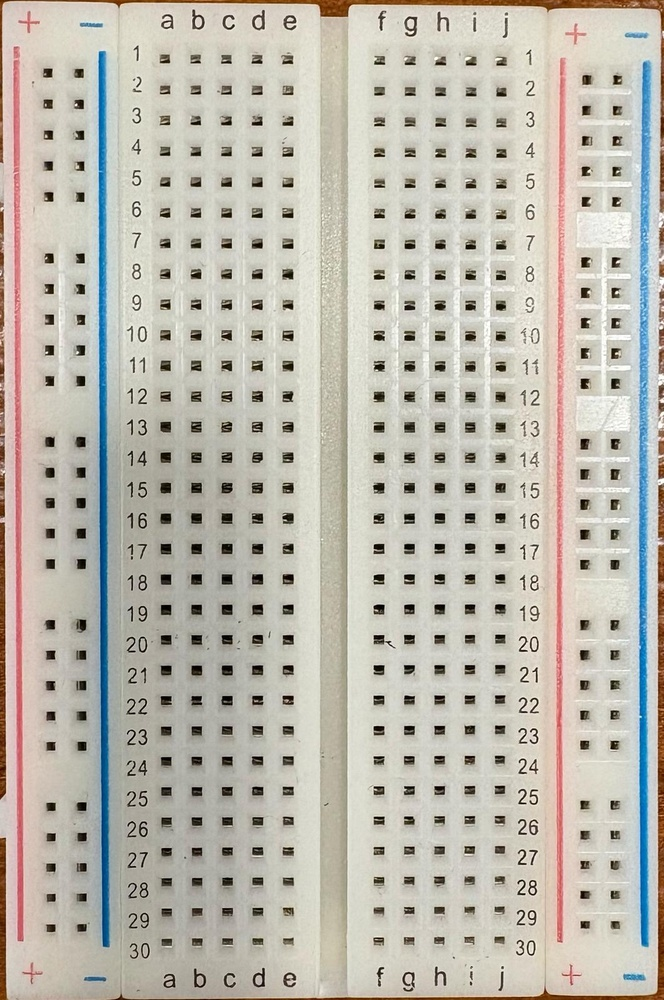
#> input picture analyzer/data/raw/breadboard.jpg, 664 x 1000 px, shrunk from 1062 x 1600 before the run
$ python -i grid.py   (imports and definitions only)
#> lines starting #> are read from the running program, lines starting #| are printed output that depends on the picture
#> further down, picture is the input picture: shape (1000, 664, 3); mean B, G, R 174.8, 185.2, 189.3
import cv2
import numpy as np


class GridMapper:
    def __init__(self, rows=30, cols=10):
        self.rows = rows
        self.cols = cols

    def detect_grid(self, img):
        gray = cv2.cvtColor(img, cv2.COLOR_BGR2GRAY)
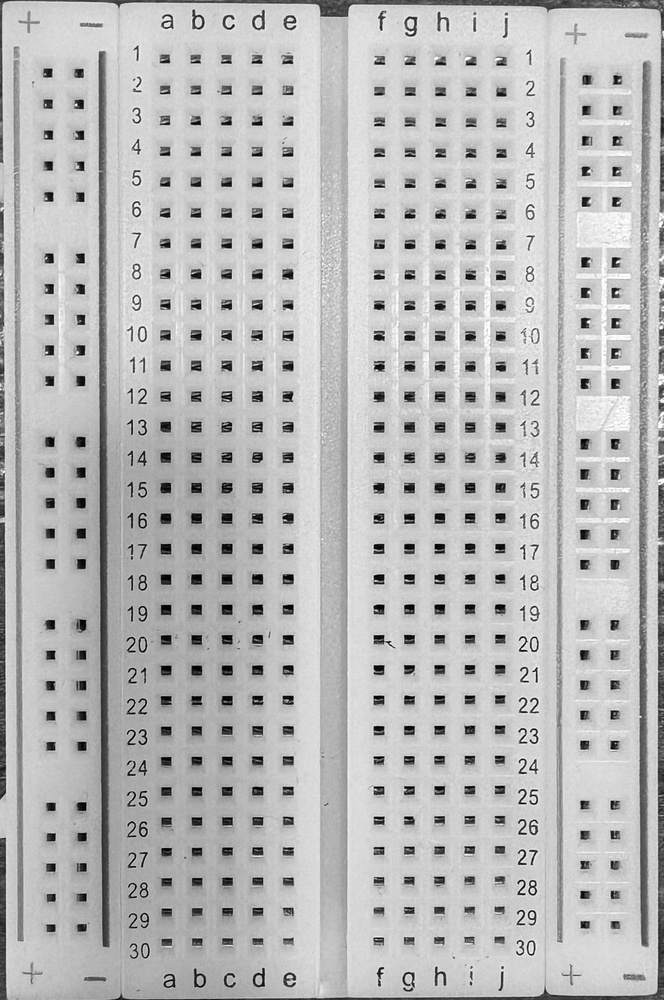
#> gray: shape (1000, 664); min 0, max 255, mean 185.3
        edges = cv2.Canny(gray, 50, 150)
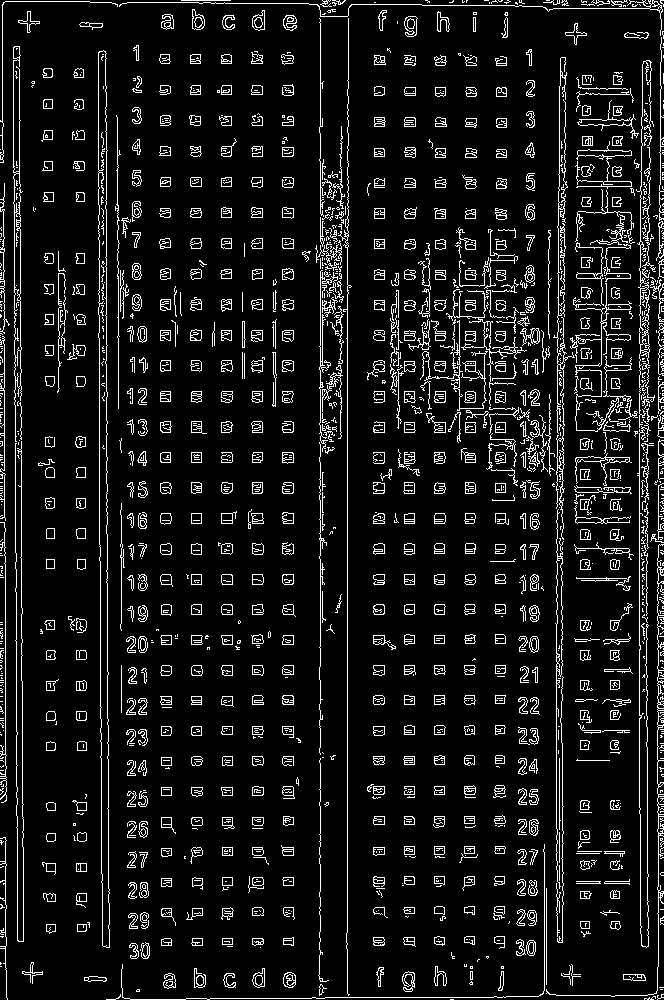
#> edges: shape (1000, 664); 8.8% white in thin lines or dots
        lines = cv2.HoughLinesP(edges, 1, np.pi/180, 100,
                                minLineLength=100, maxLineGap=10)
#> lines = 125 rows, first 6: [320, 666, 320, 4], [347, 997, 347, 146], [639, 813, 639, 328], [658, 966, 658, 784], [322, 451, 322, 163], [106, 533, 106, 86]
        return self._process_lines(lines)

    def _process_lines(self, lines):
        if lines is None:
            return {'vertical': [], 'horizontal': []}

        vertical = []
        horizontal = []

        for line in lines:
            x1, y1, x2, y2 = line[0]
            # Calculate angle to determine if line is horizontal or vertical
            angle = np.abs(np.arctan2(y2 - y1, x2 - x1) * 180 / np.pi)

            if angle < 45 or angle > 135:  # Horizontal lines
                horizontal.append(((x1, y1), (x2, y2)))
            else:  # Vertical lines
                vertical.append(((x1, y1), (x2, y2)))
#> this loop made 125 passes
#> (x1, y1, x2, y2, angle) on passes 1 to 12: (320, 666, 320, 4, 90), (347, 997, 347, 146, 90), (639, 813, 639, 328, 90), (658, 966, 658, 784, 90), (322, 451, 322, 163, 90), (106, 533, 106, 86, 90), (660, 227, 660, 62, 90), (16, 815, 16, 553, 90), (562, 942, 562, 743, 90), (5, 801, 5, 547, 90), (647, 571, 647, 232, 90), (557, 623, 557, 316, 90)
#> after the loop, horizontal = [((365, 4), (478, 5)), ((312, 997), (505, 997)), ((199, 3), (308, 3)), ((186, 998), (324, 998)), ((545, 8), (658, 8))]; vertical = 120 items

        # Sort horizontal lines by y-coordinate
        horizontal.sort(key=lambda line: (line[0][1] + line[1][1]) / 2)

        # Sort vertical lines by x-coordinate
        vertical.sort(key=lambda line: (line[0][0] + line[1][0]) / 2)

        return {'vertical': vertical, 'horizontal': horizontal}

>>> import cv2
>>> picture = cv2.imread('../../data/raw/breadboard.jpg')
>>> result = GridMapper().detect_grid(picture)
#> result = 2 items
